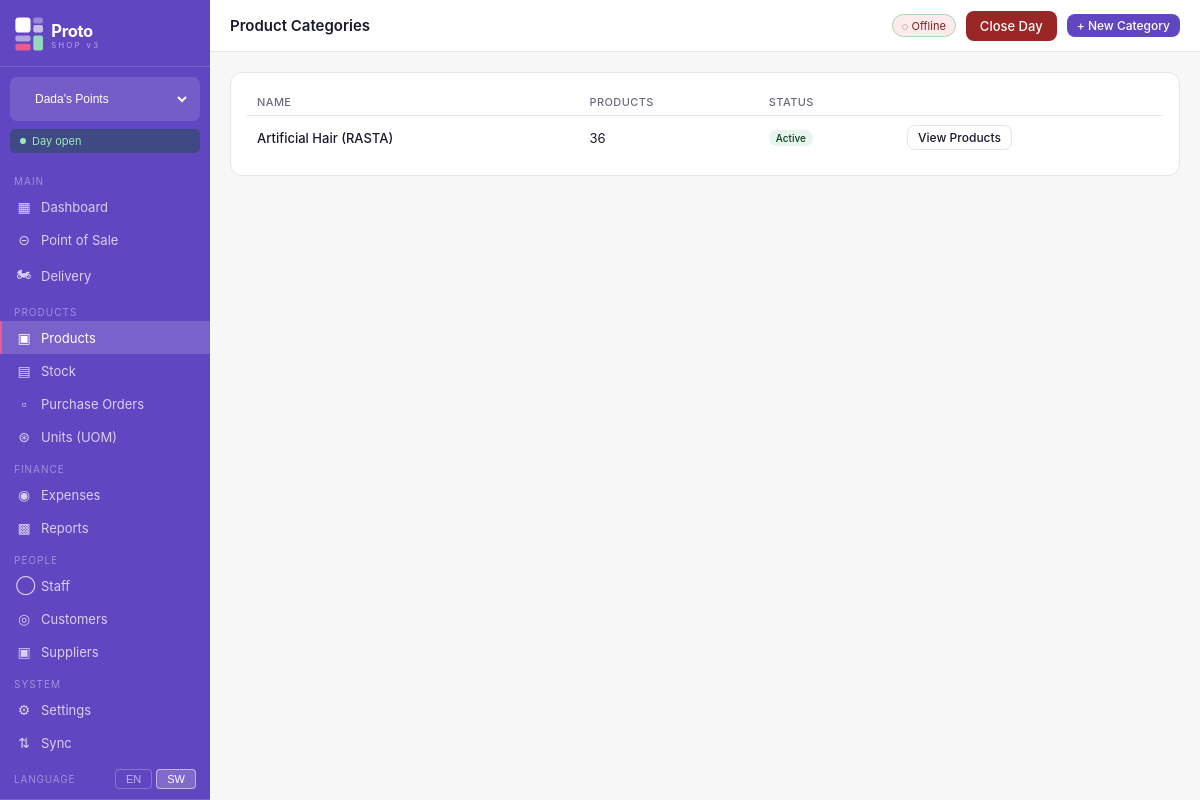
/products/categories/ (signed in), run on the app's committed database.
### shops/models.py (models this page shows, shortened)
class Shop(models.Model):
    SHOP_TYPE_CHOICES = [
        ('handbags', 'Handbags'),
        ('hair', 'Hair Products'),
        ('home', 'Home Supplies'),
        ('other', 'Other'),
    ]
    name = models.CharField(max_length=100)
    shop_type = models.CharField(max_length=20, choices=SHOP_TYPE_CHOICES)
    address = models.TextField(blank=True)
    phone = models.CharField(max_length=20, blank=True)
    is_active = models.BooleanField(default=True)
    created_at = models.DateTimeField(auto_now_add=True)
    class Meta:
        ordering = ['name']

class UserShopAccess(models.Model):
    ROLE_CHOICES = [
        ('owner', 'Owner'),
        ('admin', 'Admin'),
        ('cashier', 'Cashier'),
    ]
    user = models.ForeignKey(User, on_delete=models.CASCADE, related_name='shop_access')
    shop = models.ForeignKey(Shop, on_delete=models.CASCADE, related_name='user_access')
    role = models.CharField(max_length=20, choices=ROLE_CHOICES, default='cashier')
    is_active = models.BooleanField(default=True)
    class Meta:
        unique_together = ('user', 'shop')

### products/models.py (models this page shows, shortened)
class Category(models.Model):
    name = models.CharField(max_length=100)
    slug = models.SlugField(unique=True)
    shop = models.ForeignKey(Shop, on_delete=models.CASCADE, related_name='categories', null=True, blank=True)
    description = models.TextField(blank=True)
    is_active = models.BooleanField(default=True)
    created_at = models.DateTimeField(auto_now_add=True)
    class Meta:
        verbose_name_plural = 'categories'
        ordering = ['name']

### products/views.py (the view)
# urls.py: path('categories/', views.category_list, name='categories'),
@login_required
def category_list(request):
    shop = get_current_shop(request)
    categories = Category.objects.filter(shop=shop).prefetch_related('products')
    return render(request, 'products/categories.html', {
        'categories': categories, 'shop': shop})

### products/views.py (called while the page is built)
def get_current_shop(request):
    shop_id = request.session.get('current_shop_id')
    return Shop.objects.filter(id=shop_id).first() if shop_id else None

### shops/models.py (called while the page is built)
    @property
    def is_open(self):
        return self.status == 'open'

### templates/products/categories.html (shortened to what this page needs)
{% extends "base.html" %}
{% block page_title %}Product Categories{% endblock %}
{% block topbar_actions %}<a href="{% url 'products:category_create' %}" class="btn btn-primary btn-sm">+ New Category</a>{% endblock %}
{% block content %}
<div class="card">
  <table>
    <thead><tr><th>Name</th><th>Products</th><th>Status</th><th></th></tr></thead>
    <tbody>
      {% for c in categories %}
      <tr>
        <td style="font-weight:500">{{ c.name }}</td>
        <td>{{ c.products.count }}</td>
        <td>{% if c.is_active %}<span class="badge badge-green">Active</span>{% else %}<span class="badge badge-red">Inactive</span>{% endif %}</td>
        <td><a href="{% url 'products:list' %}?category={{ c.slug }}" class="btn btn-outline btn-sm">View Products</a></td>
      </tr>
      {% empty %}
      <tr><td colspan="4" style="text-align:center;padding:24px;color:#6b6b80">No categories yet. <a href="{% url 'products:category_create' %}">Create one</a></td></tr>
      {% endfor %}
    </tbody>
  </table>
</div>
{% endblock %}

### templates/base.html (shortened to what this page needs)
<!DOCTYPE html>
<html lang="en">
<head>
  <link rel="stylesheet" href="/static/css/proto.css">
</head>
<body>
<div class="app-layout">
  <aside class="sidebar">
    <div class="sidebar-logo">
      <a href="{% url 'dashboard' %}" style="display:flex;align-items:center;padding:2px 0;">
        <img src="/static/img/logo-white.svg" alt="Proto v3" style="height:36px;width:auto;">
      </a>
    </div>
    {% if all_accessible_shops %}
    <form method="post" action="{% url 'switch_shop' %}" class="shop-switcher">
      <select name="shop_id" onchange="this.form.submit()">
        {% for access in all_accessible_shops %}
          <option value="{{ access.shop.id }}"
            {% if access.shop.id == current_shop.id %}selected{% endif %}>
            {{ access.shop.name }}
          </option>
        {% endfor %}
      </select>
    </form>
    {% endif %}
    <div class="day-badge {% if day_is_open %}day-open{% else %}day-closed{% endif %}">
      <span class="day-dot"></span>
      {% if day_is_open %}Day open{% else %}Day closed{% endif %}
    </div>
    <nav class="sidebar-nav">
      <div class="nav-section">Main</div>
      <a href="{% url 'dashboard' %}" class="nav-item {% if request.resolver_match.url_name == 'dashboard' %}active{% endif %}">
        <span class="nav-icon">&#9638;</span> Dashboard
      </a>
      <a href="{% url 'pos:index' %}" class="nav-item {% if 'pos' in request.resolver_match.namespace %}active{% endif %}">
        <span class="nav-icon">&#8861;</span> Point of Sale
      </a>
      <a href="{% url 'delivery:board' %}" class="nav-item {% if request.resolver_match.namespace == 'delivery' %}active{% endif %}">
        <span class="nav-icon">&#127949;</span> Delivery
      </a>
      <div class="nav-section">Products</div>
      <a href="{% url 'products:list' %}" class="nav-item {% if request.resolver_match.namespace == 'products' %}active{% endif %}">
        <span class="nav-icon">&#9635;</span> Products
      </a>
      <a href="{% url 'stock:list' %}" class="nav-item {% if request.resolver_match.namespace == 'stock' %}active{% endif %}">
        <span class="nav-icon">&#9636;</span> Stock
      </a>
      <a href="{% url 'purchases:list' %}" class="nav-item {% if request.resolver_match.namespace == 'purchases' %}active{% endif %}">
        <span class="nav-icon">&#9643;</span> Purchase Orders
      </a>
      <a href="{% url 'units:list' %}" class="nav-item {% if request.resolver_match.namespace == 'units' %}active{% endif %}">
        <span class="nav-icon">&#8859;</span> Units (UOM)
      </a>
      <div class="nav-section">Finance</div>
      <a href="{% url 'expenses:list' %}" class="nav-item {% if request.resolver_match.namespace == 'expenses' %}active{% endif %}">
        <span class="nav-icon">&#9673;</span> Expenses
      </a>
      <a href="{% url 'reports:dashboard' %}" class="nav-item {% if request.resolver_match.namespace == 'reports' %}active{% endif %}">
        <span class="nav-icon">&#9641;</span> Reports
      </a>
      <div class="nav-section">People</div>
      <a href="{% url 'staff:list' %}" class="nav-item {% if request.resolver_match.namespace == 'staff' %}active{% endif %}">
        <span class="nav-icon">&#9711;</span> Staff
      </a>
      <a href="{% url 'customers:list' %}" class="nav-item {% if request.resolver_match.namespace == 'customers' %}active{% endif %}">
        <span class="nav-icon">&#9678;</span> Customers
      </a>
      <a href="{% url 'purchases:suppliers' %}" class="nav-item {% if request.resolver_match.url_name == 'suppliers' or request.resolver_match.url_name == 'supplier_create' %}active{% endif %}">
        <span class="nav-icon">&#9635;</span> Suppliers
      </a>
      <div class="nav-section">System</div>
      <a href="{% url 'settings:index' %}" class="nav-item {% if request.resolver_match.namespace == 'settings' %}active{% endif %}">
        <span class="nav-icon">&#9881;</span> Settings
      </a>
      <a href="{% url 'sync_engine:dashboard' %}" class="nav-item {% if request.resolver_match.namespace == 'sync_engine' %}active{% endif %}">
        <span class="nav-icon">&#8645;</span> Sync
      </a>
      <div class="nav-lang">
        <span class="nav-lang-label">Language</span>
        <div class="nav-lang-btns">
          <form method="post" action="{% url 'settings:change_language' %}" style="display:inline">
            <button type="submit" class="lang-btn {% if request.LANGUAGE_CODE == 'en' %}lang-active{% endif %}">EN</button>
          </form>
          <form method="post" action="{% url 'settings:change_language' %}" style="display:inline">
            <button type="submit" class="lang-btn {% if request.LANGUAGE_CODE != 'en' %}lang-active{% endif %}">SW</button>
          </form>
        </div>
      </div>
    </nav>
  </aside>
  <div class="main-area">
    <header class="topbar">
      <div class="topbar-left">
        <h1 class="page-title">{% block page_title %}Dashboard{% endblock %}</h1>
      </div>
      <div class="topbar-right">
        <span class="sync-badge" id="sync-indicator" title="Click to sync">&#9679; Online</span>
        {% if day_is_open %}
          <a href="#" class="btn btn-danger" onclick="showCloseDayModal(); return false;">Close Day</a>
        {% else %}
          <a href="#" class="btn btn-success" onclick="showOpenDayModal(); return false;">Open Day</a>
        {% endif %}
        {% block topbar_actions %}{% endblock %}
      </div>
    </header>
    <main class="page-content">
      {% block content %}{% endblock %}
    </main>
  </div>
</div>
</body>
</html>

### data on the page
Shop: shop_id "Dada's Points"
Category: name "Artificial Hair (RASTA)", products.count "36", is_active "Active"
